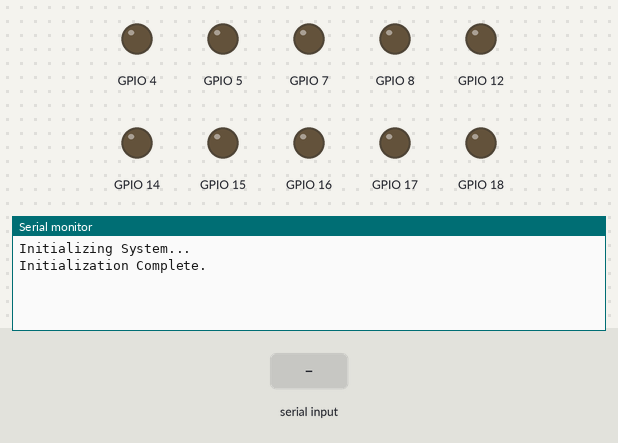
A sketch run on a simulated ESP32-S3. Parts: output pins drawn as LEDs (lit = HIGH), the last lines printed to the serial monitor. Inputs (shaded band) come from the test bench.

Above: at 2.2 s.
2.3 s: "1\n" received over Serial
At 3.4 s:
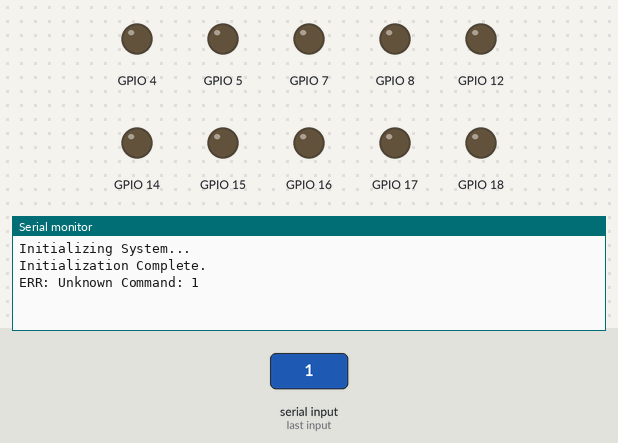
At 4.9 s:
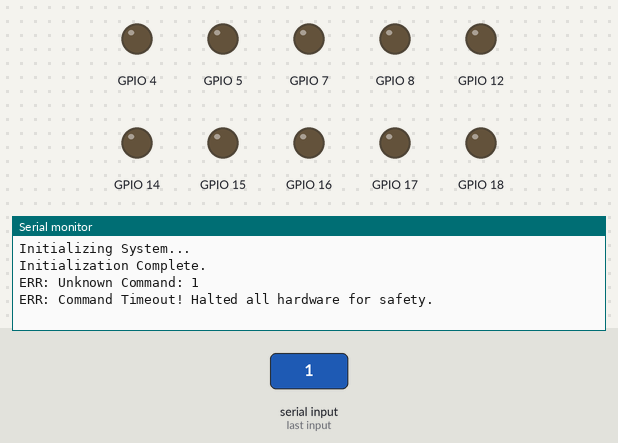

The sketch:

main.ino
```cpp
/*
 * Main Firmware for Robotics Project
 *
 * Hardware:
 * - ESP32-S3
 * - 4 DC Motors (BTS7960 Drivers)
 * - 1 Water Pump (L298N Driver)
 */

#include "../shared/HardwareConfig.h"
#include "../shared/Motors.h"
#include "../shared/Pump.h"
#include "../shared/CommandParser.h"

void setup() {
  Serial.begin(SERIAL_BAUD_RATE);
  delay(1000);
  Serial.println("Initializing System...");

  setupMotors();
  setupPump();

  stopMotors();
  pumpOff(1);
  pumpOff(2);
  Serial.println("Initialization Complete.");
}

void loop() {
  checkCommandTimeout();

  if (Serial.available() > 0) {
    String command = Serial.readStringUntil('\n');
    command.trim();  // Remove whitespace/newlines
    processCommand(command);
  }
}
```

Measured:
- after the input at 2.3 s, the serial monitor: prints a new line at once (image 1)
